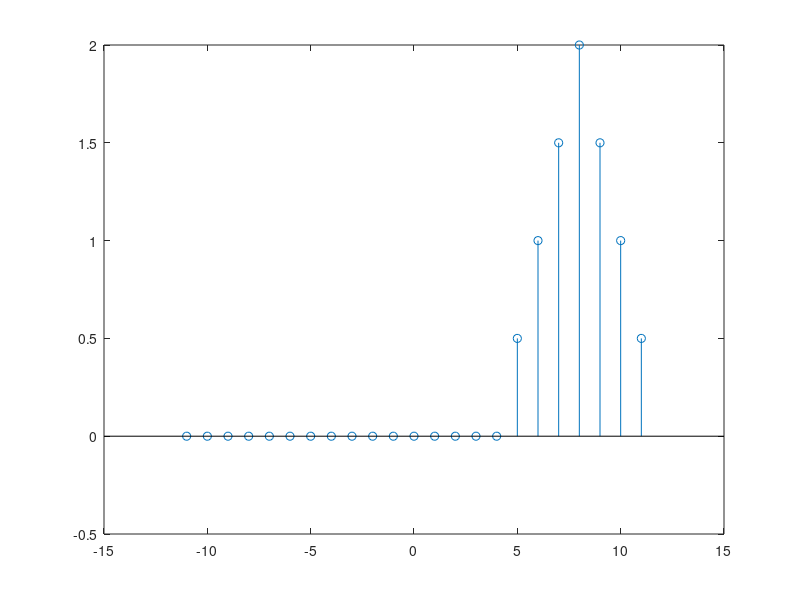

Source code (MATLAB):
clc; clear all;

x=[1 1 1 1 0 0 0 0 0 0 0 0];
y=[0 0 0 0 0 0 0 0 0.5 0.5 0.5 0.5];

[rxy lags]= xcorr(y, x); % lags means delay, instead of l

[y1, i]=max(rxy);
z= lags(i);

figure
stem(lags, rxy)
